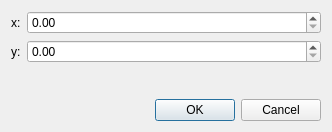
<?xml version="1.0" encoding="UTF-8"?>
<ui version="4.0">
 <class>ManagePointsDialog</class>
 <widget class="QDialog" name="ManagePointsDialog">
  <property name="geometry">
   <rect>
    <x>0</x>
    <y>0</y>
    <width>332</width>
    <height>132</height>
   </rect>
  </property>
  <property name="windowTitle">
   <string>Add Point</string>
  </property>
  <layout class="QVBoxLayout" name="verticalLayout">
   <item>
    <layout class="QFormLayout" name="formLayout">
     <property name="fieldGrowthPolicy">
      <enum>QFormLayout::AllNonFixedFieldsGrow</enum>
     </property>
     <item row="0" column="0">
      <widget class="QLabel" name="label">
       <property name="text">
        <string>x:</string>
       </property>
      </widget>
     </item>
     <item row="0" column="1">
      <widget class="QDoubleSpinBox" name="xSpinBox"/>
     </item>
     <item row="1" column="0">
      <widget class="QLabel" name="label_2">
       <property name="text">
        <string>y:</string>
       </property>
      </widget>
     </item>
     <item row="1" column="1">
      <widget class="QDoubleSpinBox" name="ySpinBox">
       <property name="decimals">
        <number>2</number>
       </property>
      </widget>
     </item>
    </layout>
   </item>
   <item>
    <widget class="QDialogButtonBox" name="buttonBox">
     <property name="orientation">
      <enum>Qt::Horizontal</enum>
     </property>
     <property name="standardButtons">
      <set>QDialogButtonBox::Cancel|QDialogButtonBox::Ok</set>
     </property>
    </widget>
   </item>
  </layout>
 </widget>
 <resources/>
 <connections>
  <connection>
   <sender>buttonBox</sender>
   <signal>accepted()</signal>
   <receiver>ManagePointsDialog</receiver>
   <slot>accept()</slot>
   <hints>
    <hint type="sourcelabel">
     <x>248</x>
     <y>254</y>
    </hint>
    <hint type="destinationlabel">
     <x>157</x>
     <y>274</y>
    </hint>
   </hints>
  </connection>
  <connection>
   <sender>buttonBox</sender>
   <signal>rejected()</signal>
   <receiver>ManagePointsDialog</receiver>
   <slot>reject()</slot>
   <hints>
    <hint type="sourcelabel">
     <x>316</x>
     <y>260</y>
    </hint>
    <hint type="destinationlabel">
     <x>286</x>
     <y>274</y>
    </hint>
   </hints>
  </connection>
 </connections>
</ui>
